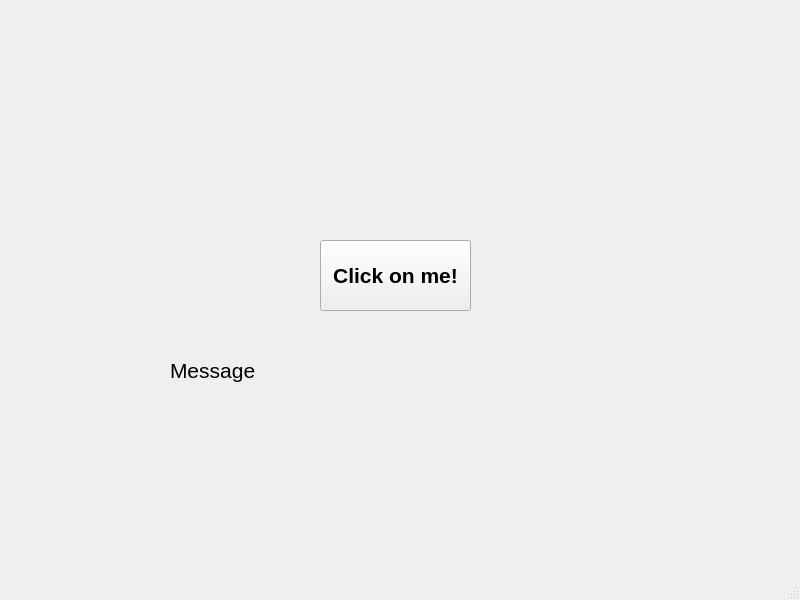
<?xml version="1.0" encoding="UTF-8"?>
<ui version="4.0">
 <class>MainWindow</class>
 <widget class="QMainWindow" name="MainWindow">
  <property name="geometry">
   <rect>
    <x>0</x>
    <y>0</y>
    <width>800</width>
    <height>600</height>
   </rect>
  </property>
  <property name="windowTitle">
   <string>MainWindow</string>
  </property>
  <widget class="QWidget" name="centralwidget">
   <widget class="QPushButton" name="pushButton">
    <property name="geometry">
     <rect>
      <x>320</x>
      <y>240</y>
      <width>151</width>
      <height>71</height>
     </rect>
    </property>
    <property name="font">
     <font>
      <pointsize>16</pointsize>
      <bold>true</bold>
     </font>
    </property>
    <property name="text">
     <string>Click on me!</string>
    </property>
   </widget>
   <widget class="QLabel" name="label">
    <property name="geometry">
     <rect>
      <x>170</x>
      <y>350</y>
      <width>91</width>
      <height>41</height>
     </rect>
    </property>
    <property name="font">
     <font>
      <pointsize>16</pointsize>
     </font>
    </property>
    <property name="text">
     <string>Message</string>
    </property>
   </widget>
  </widget>
  <widget class="QMenuBar" name="menubar">
   <property name="geometry">
    <rect>
     <x>0</x>
     <y>0</y>
     <width>800</width>
     <height>21</height>
    </rect>
   </property>
  </widget>
  <widget class="QStatusBar" name="statusbar"/>
 </widget>
 <resources/>
 <connections/>
</ui>
